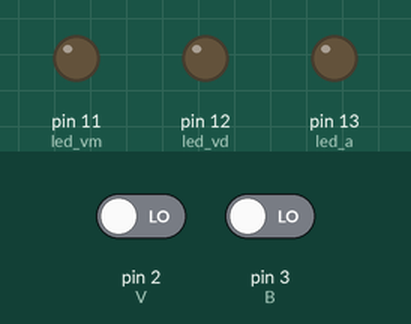
This sketch was run on a simulated Arduino Uno, built with avr-gcc and run on an emulated ATmega328P. On the bench: output pins drawn as LEDs (lit = HIGH). The test bench sets the inputs (shaded band); at power-on: pin 2 (V) LOW, pin 3 (B) LOW.

Above: at 1.2 s.
1.3 s: pin 2 (V) driven HIGH
At 2.5 s:
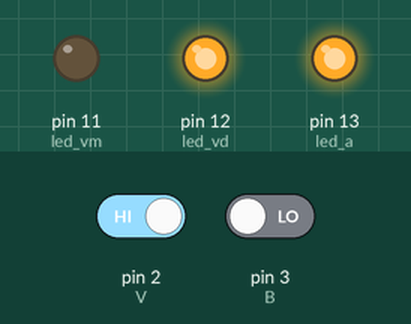
2.8 s: pin 3 (B) driven HIGH
At 3.7 s:
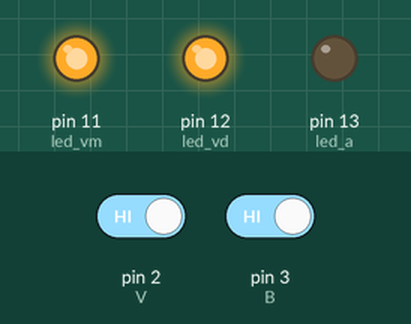
4.3 s: pin 3 (B) driven LOW
At 4.9 s:
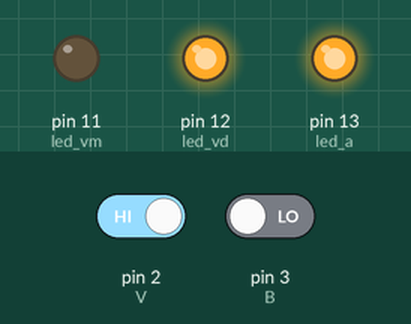
5.8 s: pin 2 (V) driven LOW
At 7.2 s:
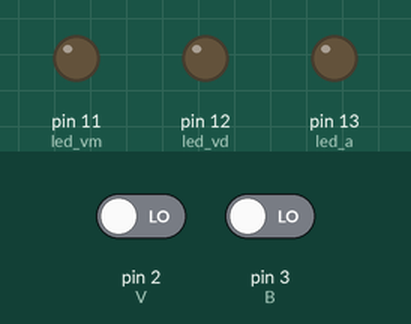
Timing chart, 0 to 8.3 s (numbered marks = the images above; inputs shaded):
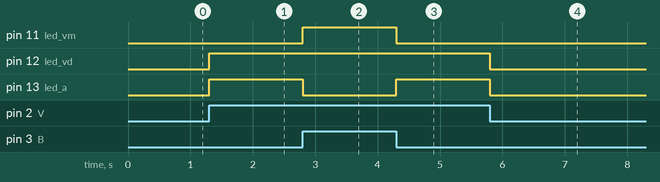

Measured:
- after the input at 1.3 s, pin 12 (led_vd), pin 13 (led_a): LOW → HIGH at once
- after the input at 2.8 s, pin 11 (led_vm): LOW → HIGH at once; pin 13 (led_a): HIGH → LOW at once
- after the input at 4.3 s, pin 11 (led_vm): HIGH → LOW at once; pin 13 (led_a): LOW → HIGH at once
- after the input at 5.8 s, pin 12 (led_vd), pin 13 (led_a): HIGH → LOW at once

The sketch:

ex_PortasLogicas.ino
```cpp
const int V = 2;// botão Vermelho
const int B = 3;//botão Vermelho
const int led_vm = 11;// led vermelho
const int led_vd = 12;// led verde
const int led_a = 13;// led amarelo

boolean botaoV = false;
boolean botaoB = false;

void setup() {
  pinMode(V, INPUT);// input significa entrada
  pinMode(B, INPUT);
  pinMode(led_vm, OUTPUT);// output significa saida
  pinMode(led_vd, OUTPUT);
  pinMode(led_a, OUTPUT);
}// os colchetes não são necessários no if e no else quando há apenas 1 linha, apartir de 2 já é necessário.
void loop() {
  botaoV = digitalRead(V);
  botaoB = digitalRead(B);
  if ((botaoV) && (botaoB)) //&& é a função lógica and (multiplicação)
    digitalWrite(led_vm, HIGH); // high é ligado ou "1"
  else // é qualqer coisa ao contrario da condição do if
    digitalWrite(led_vm, LOW);// low é desligado ou "0"
  if ((botaoV == true) || (botaoB == true))// || significa função lógica ou (soma)
     digitalWrite(led_vd, HIGH);
  else
     digitalWrite(led_vd, LOW);
  if (botaoV ^ botaoB) // ^ significa a função lógica xor ( sinais diferentes ligado ou "1"), (sinas iguais desligado ou "0")
     digitalWrite(led_a, HIGH);
  else
     digitalWrite(led_a, LOW);
}
```
